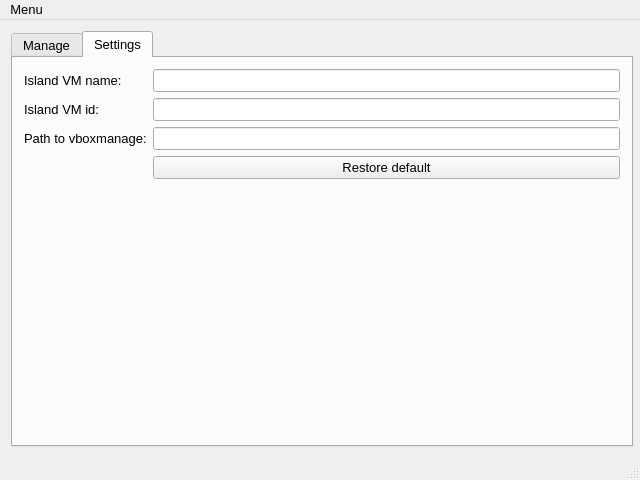
<?xml version="1.0" encoding="UTF-8"?>
<ui version="4.0">
 <class>MainWindow</class>
 <widget class="QMainWindow" name="MainWindow">
  <property name="geometry">
   <rect>
    <x>0</x>
    <y>0</y>
    <width>640</width>
    <height>480</height>
   </rect>
  </property>
  <property name="minimumSize">
   <size>
    <width>640</width>
    <height>480</height>
   </size>
  </property>
  <property name="font">
   <font>
    <pointsize>10</pointsize>
   </font>
  </property>
  <property name="windowTitle">
   <string>Island Manager</string>
  </property>
  <property name="windowIcon">
   <iconset>
    <normaloff>:/images/resources/island.ico</normaloff>:/images/resources/island.ico</iconset>
  </property>
  <property name="locale">
   <locale language="English" country="UnitedStates"/>
  </property>
  <widget class="QWidget" name="centralWidget">
   <layout class="QHBoxLayout" name="horizontalLayout">
    <item>
     <widget class="QTabWidget" name="tabWidget">
      <property name="minimumSize">
       <size>
        <width>622</width>
        <height>0</height>
       </size>
      </property>
      <property name="currentIndex">
       <number>1</number>
      </property>
      <widget class="QWidget" name="tabIslandManagement">
       <attribute name="title">
        <string>Manage</string>
       </attribute>
       <layout class="QVBoxLayout" name="verticalLayout">
        <item>
         <layout class="QHBoxLayout" name="horizontalLayout_3">
          <item>
           <layout class="QVBoxLayout" name="verticalLayout_3">
            <item>
             <widget class="QLabel" name="label">
              <property name="text">
               <string/>
              </property>
              <property name="pixmap">
               <pixmap resource="resources.qrc">:/images/island.png</pixmap>
              </property>
              <property name="scaledContents">
               <bool>true</bool>
              </property>
             </widget>
            </item>
           </layout>
          </item>
          <item>
           <widget class="QLabel" name="islandStatusLabel">
            <property name="sizePolicy">
             <sizepolicy hsizetype="Preferred" vsizetype="Preferred">
              <horstretch>0</horstretch>
              <verstretch>0</verstretch>
             </sizepolicy>
            </property>
            <property name="font">
             <font>
              <pointsize>20</pointsize>
             </font>
            </property>
            <property name="text">
             <string>Island status: </string>
            </property>
            <property name="alignment">
             <set>Qt::AlignRight|Qt::AlignTop|Qt::AlignTrailing</set>
            </property>
           </widget>
          </item>
          <item>
           <widget class="QLabel" name="islandStatus">
            <property name="sizePolicy">
             <sizepolicy hsizetype="Fixed" vsizetype="Preferred">
              <horstretch>0</horstretch>
              <verstretch>0</verstretch>
             </sizepolicy>
            </property>
            <property name="palette">
             <palette>
              <active>
               <colorrole role="WindowText">
                <brush brushstyle="SolidPattern">
                 <color alpha="255">
                  <red>173</red>
                  <green>173</green>
                  <blue>173</blue>
                 </color>
                </brush>
               </colorrole>
              </active>
              <inactive>
               <colorrole role="WindowText">
                <brush brushstyle="SolidPattern">
                 <color alpha="255">
                  <red>173</red>
                  <green>173</green>
                  <blue>173</blue>
                 </color>
                </brush>
               </colorrole>
              </inactive>
              <disabled>
               <colorrole role="WindowText">
                <brush brushstyle="SolidPattern">
                 <color alpha="255">
                  <red>120</red>
                  <green>120</green>
                  <blue>120</blue>
                 </color>
                </brush>
               </colorrole>
              </disabled>
             </palette>
            </property>
            <property name="font">
             <font>
              <pointsize>20</pointsize>
             </font>
            </property>
            <property name="text">
             <string>unknown</string>
            </property>
            <property name="alignment">
             <set>Qt::AlignRight|Qt::AlignTop|Qt::AlignTrailing</set>
            </property>
           </widget>
          </item>
         </layout>
        </item>
        <item>
         <layout class="QHBoxLayout" name="horizontalLayout_4">
          <item>
           <widget class="QPushButton" name="launchIslandButton">
            <property name="sizePolicy">
             <sizepolicy hsizetype="Minimum" vsizetype="Preferred">
              <horstretch>0</horstretch>
              <verstretch>0</verstretch>
             </sizepolicy>
            </property>
            <property name="whatsThis">
             <string>&lt;html&gt;&lt;head/&gt;&lt;body&gt;&lt;p&gt;Launch island. &lt;/p&gt;&lt;/body&gt;&lt;/html&gt;</string>
            </property>
            <property name="text">
             <string>Launch Island</string>
            </property>
            <property name="icon">
             <iconset resource="resources.qrc">
              <normaloff>:/images/play.png</normaloff>:/images/play.png</iconset>
            </property>
            <property name="iconSize">
             <size>
              <width>64</width>
              <height>64</height>
             </size>
            </property>
            <property name="autoDefault">
             <bool>false</bool>
            </property>
           </widget>
          </item>
          <item>
           <widget class="QPushButton" name="shutdownIslandButton">
            <property name="sizePolicy">
             <sizepolicy hsizetype="Minimum" vsizetype="Preferred">
              <horstretch>0</horstretch>
              <verstretch>0</verstretch>
             </sizepolicy>
            </property>
            <property name="text">
             <string>Shutdown Island</string>
            </property>
            <property name="icon">
             <iconset resource="resources.qrc">
              <normaloff>:/images/stop.png</normaloff>:/images/stop.png</iconset>
            </property>
            <property name="iconSize">
             <size>
              <width>64</width>
              <height>64</height>
             </size>
            </property>
           </widget>
          </item>
          <item>
           <widget class="QPushButton" name="restartIslandButton">
            <property name="sizePolicy">
             <sizepolicy hsizetype="Minimum" vsizetype="Preferred">
              <horstretch>0</horstretch>
              <verstretch>0</verstretch>
             </sizepolicy>
            </property>
            <property name="text">
             <string>Restart Island</string>
            </property>
            <property name="icon">
             <iconset resource="resources.qrc">
              <normaloff>:/images/reload.png</normaloff>:/images/reload.png</iconset>
            </property>
            <property name="iconSize">
             <size>
              <width>64</width>
              <height>64</height>
             </size>
            </property>
           </widget>
          </item>
         </layout>
        </item>
       </layout>
      </widget>
      <widget class="QWidget" name="tabIslandSettings">
       <attribute name="title">
        <string>Settings</string>
       </attribute>
       <layout class="QVBoxLayout" name="verticalLayout_2">
        <item>
         <layout class="QFormLayout" name="formLayout">
          <item row="1" column="0">
           <widget class="QLabel" name="vMIdLabel">
            <property name="text">
             <string>Island VM id:</string>
            </property>
           </widget>
          </item>
          <item row="0" column="0">
           <widget class="QLabel" name="vMnameLabel">
            <property name="text">
             <string>Island VM name:</string>
            </property>
           </widget>
          </item>
          <item row="0" column="1">
           <widget class="QLineEdit" name="vmnameLineEdit">
            <property name="minimumSize">
             <size>
              <width>300</width>
              <height>0</height>
             </size>
            </property>
           </widget>
          </item>
          <item row="1" column="1">
           <widget class="QLineEdit" name="vmidLineEdit">
            <property name="minimumSize">
             <size>
              <width>300</width>
              <height>0</height>
             </size>
            </property>
           </widget>
          </item>
          <item row="2" column="0">
           <widget class="QLabel" name="vboxmanagePathLabel">
            <property name="text">
             <string>Path to vboxmanage:</string>
            </property>
           </widget>
          </item>
          <item row="2" column="1">
           <widget class="QLineEdit" name="vboxmanagePathLineEdit">
            <property name="minimumSize">
             <size>
              <width>300</width>
              <height>0</height>
             </size>
            </property>
           </widget>
          </item>
          <item row="3" column="1">
           <widget class="QPushButton" name="pushButton">
            <property name="text">
             <string>Restore default</string>
            </property>
           </widget>
          </item>
         </layout>
        </item>
       </layout>
      </widget>
     </widget>
    </item>
   </layout>
  </widget>
  <widget class="QMenuBar" name="menuBar">
   <property name="geometry">
    <rect>
     <x>0</x>
     <y>0</y>
     <width>640</width>
     <height>22</height>
    </rect>
   </property>
   <widget class="QMenu" name="menuOptions">
    <property name="title">
     <string>Menu</string>
    </property>
    <addaction name="actionMinimize"/>
    <addaction name="actionExit"/>
   </widget>
   <addaction name="menuOptions"/>
  </widget>
  <widget class="QStatusBar" name="statusBar">
   <property name="locale">
    <locale language="English" country="UnitedStates"/>
   </property>
  </widget>
  <action name="actionExit">
   <property name="text">
    <string>Exit</string>
   </property>
  </action>
  <action name="actionMinimize">
   <property name="text">
    <string>Minimize</string>
   </property>
  </action>
 </widget>
 <layoutdefault spacing="6" margin="11"/>
 <resources>
  <include location="resources.qrc"/>
 </resources>
 <connections/>
</ui>
